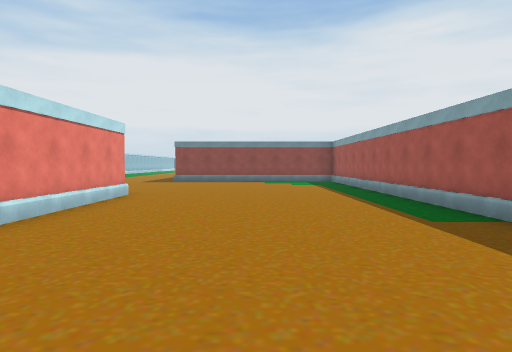
View 1 (above)

18 first-person views from a walk through a scene from a Unity 3-D project. The camera is 1.5 m above the floor, tilts 2° down and sees 75° across. The floor is counted in squares, 2 m on a side. Each view is taken from the middle of a square. On the plan, view 1 faces up. The plan holds only what a view shows up to about 11 squares ahead; the rest is blank. The place goes on beyond the plan.

View 2
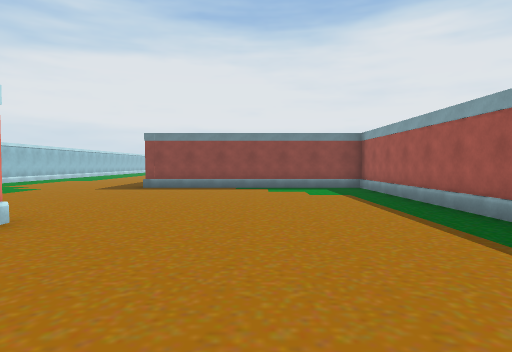

View 3
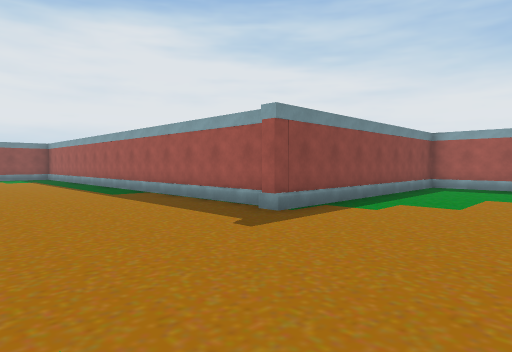

View 4
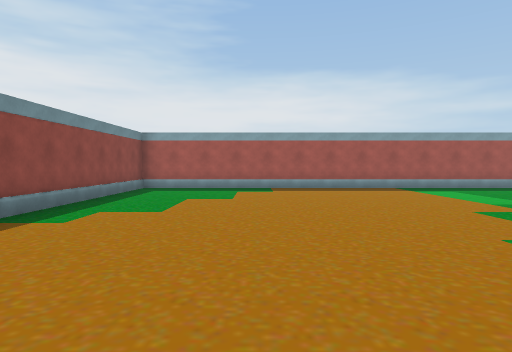

View 5
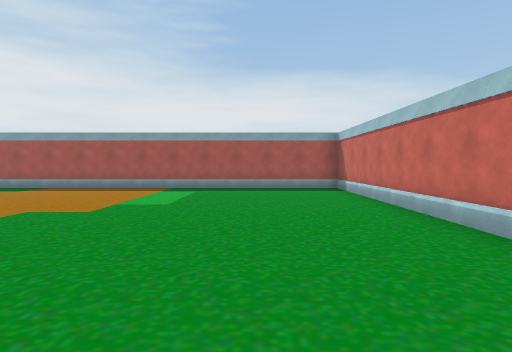

View 6
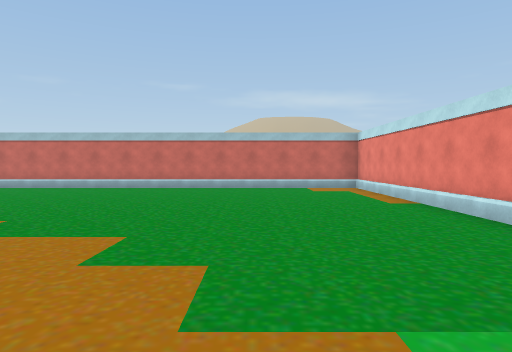

View 7
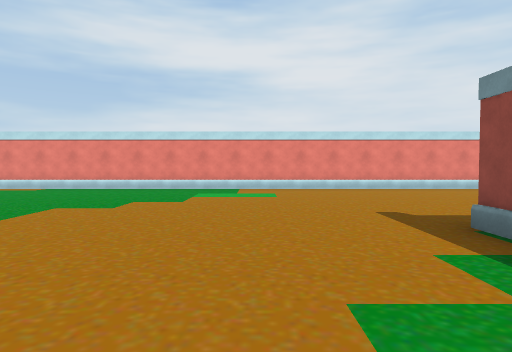

View 8
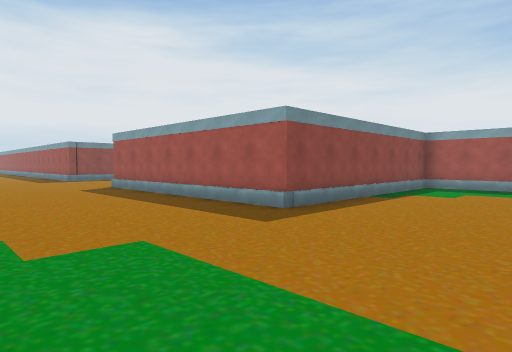

View 9
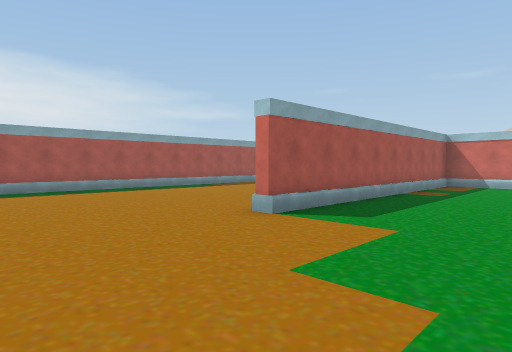

View 10
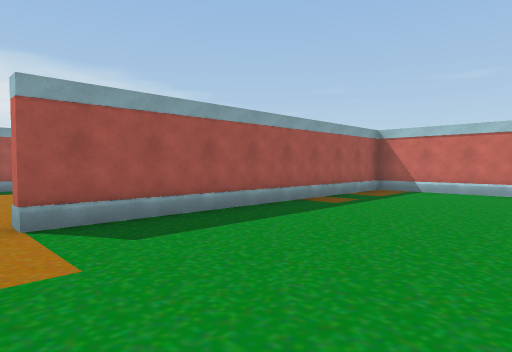

View 11
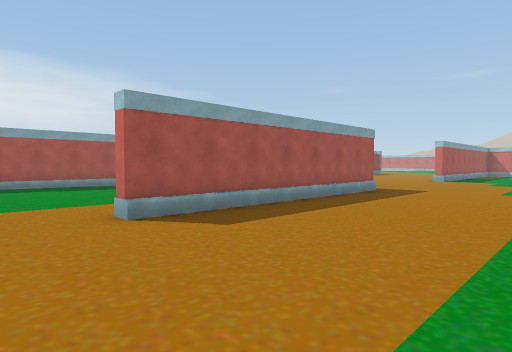

View 12
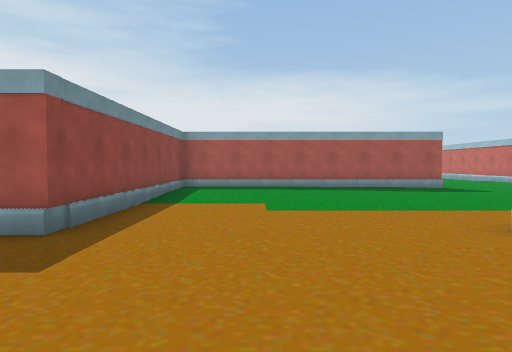

View 13
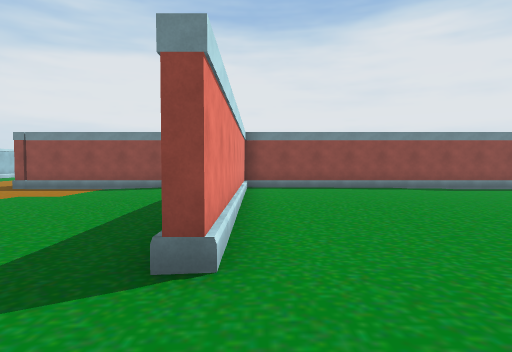

View 14
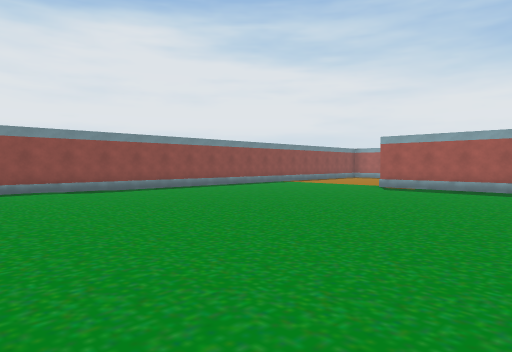

View 15
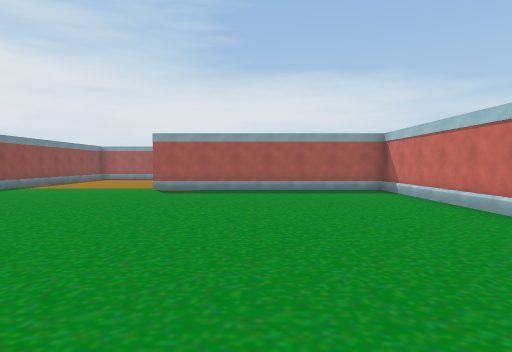

View 16
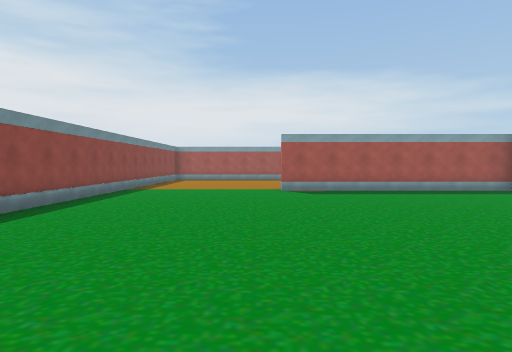

View 17
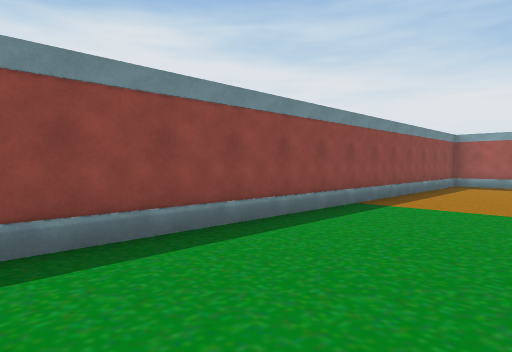

View 18
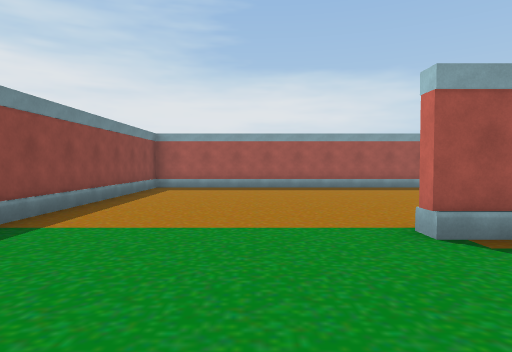

### Floor plan
Key: @ floor where view 1 was taken; # wall or solid block; . main floor; : floor 0.25 m higher than the main floor; / step, stairs or slope.
Columns run from 8 left of view 1 to 25 right of it. Each row starts with its distance up from view 1.
 28     .#############################
 27    ..//////#/////////////////////#
 26   .........#::...................#
 25  ..........#::::.................#
 24 ...........#::::.................#
 23 ...........#::::.................#
 22 ....#/.....#.:::.........#/......#
 21 ....# .....#...:.........#  .....#
 20 ....#  ....#.............#    ...#
 19  ...#    ................#      .#
 18  ...#     ...............#
 17  ...#      .. ...........#
 16  ...#             .......#
 15 ....#########       ######
 14 ...........#
 13 ...........#
 12 ...........#
 11 ...........#
 10  ..........#
  9 ...........#
  8 .....#.....#
  7 .....#.....#
  6 .....#.....#
  5 .....#.....#
  4  ....#.....#
  3  ....#.....#
  2  ....#.....#
  1  ....#.....#
  0  ....#..@..#########
 -1  #####.............#
 -2      #.............#
 -3      #.............#
 -4      #.............#
 -5      #.............#
 -6      #.............#
 -7      #.............#
 -8      #.............#
 -9      #.............#
-10      #.............#
-11      #.............#
-12      #.............#
-13      #.............#
-14      ###############

Positions as (right, up) in squares from view 1, and headings:
1: (0, 0), facing up
2: (0, 4), facing up
3: (-1, -4), facing up-right
4: (0, -4), facing right
5: (0, -11), facing right
6: (0, -3), facing down
7: (7, -3), facing left
8: (-8, 11), facing up-right
9: (-7, 12), facing down-right
10: (-8, 9), facing down-right
11: (-8, 24), facing down-right
12: (-7, 25), facing right
13: (4, 17), facing up
14: (6, 17), facing up-right
15: (7, 19), facing right
16: (7, 23), facing right
17: (12, 24), facing up-right
18: (14, 24), facing right
